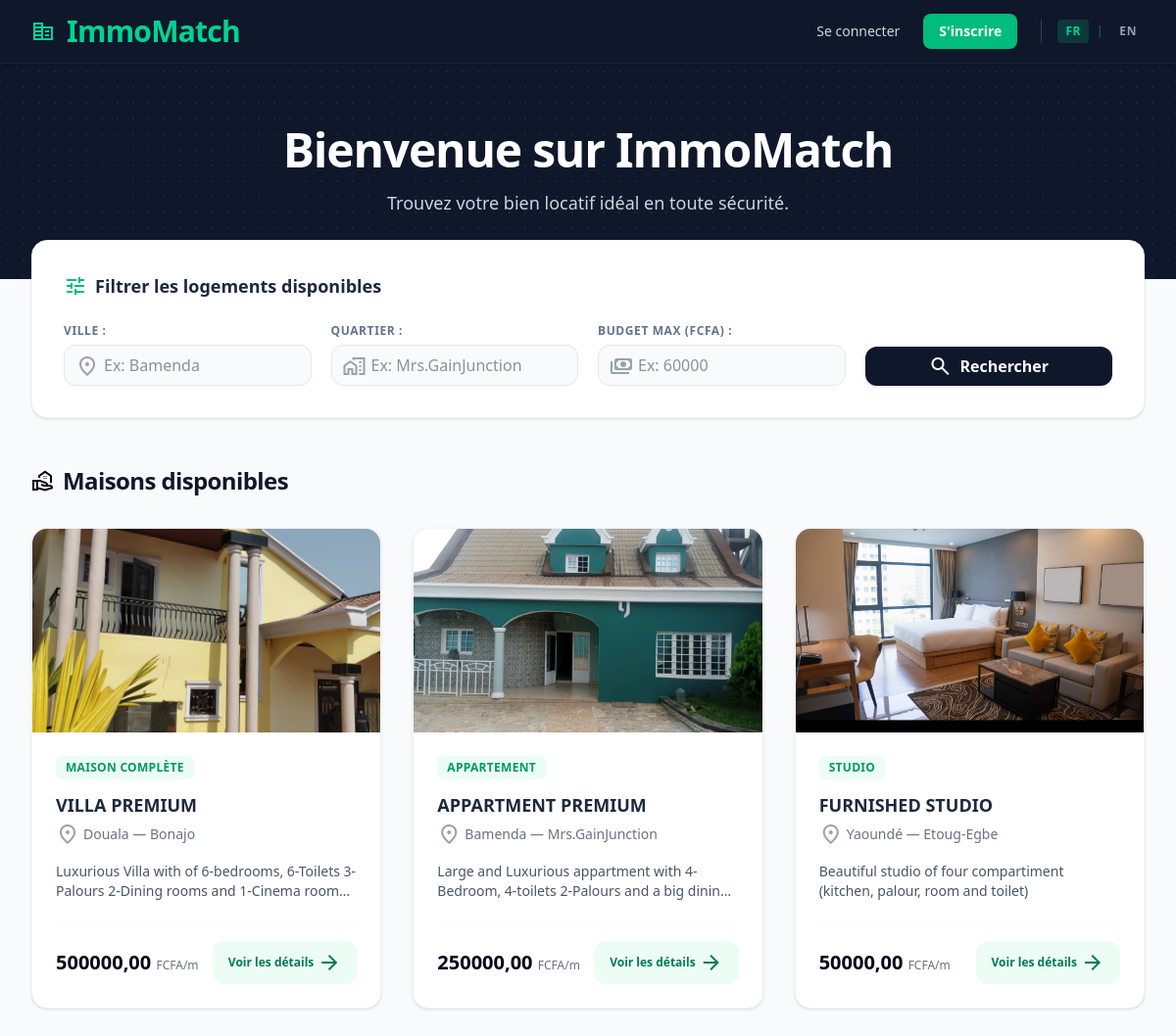
The page / on the database its author committed.
### listings/models.py (models this page shows, shortened)
class House(models.Model):
    PROPERTY_TYPES = [
        ('studio', 'Studio'),
        ('apartment', 'Appartement'),
        ('house', 'Maison Complète'),
        ('room', 'Chambre'),
    ]
    title = models.CharField(max_length=200)
    description = models.TextField()
    city = models.CharField(max_length=100)
    neighborhood = models.CharField(max_length=100)
    price = models.DecimalField(max_digits=10, decimal_places=2)
    property_type = models.CharField(max_length=20, choices=PROPERTY_TYPES)
    main_image = models.ImageField(upload_to='houses/main/', blank=True, null=True)
    agent_phone = models.CharField(max_length=20)
    created_at = models.DateTimeField(auto_now_add=True)

### listings/views.py (the view)
# urls.py: path('', views.house_list, name='house_list'),
def house_list(request):
    houses = House.objects.all()
    lang = request.GET.get('lang', request.session.get('django_language', 'fr'))
    if lang not in ['fr', 'en']:
        lang = 'fr'
    request.session['django_language'] = lang
    text = TRANSLATIONS[lang]
    city_query = request.GET.get('city', '').strip()
    neighborhood_query = request.GET.get('neighborhood', '').strip()
    price_max_query = request.GET.get('price_max', '').strip()
    if city_query:
        houses = houses.filter(city__icontains=city_query)
    if neighborhood_query:
        houses = houses.filter(neighborhood__icontains=neighborhood_query)
    if price_max_query:
        try:
            houses = houses.filter(price__lte=float(price_max_query))
        except ValueError:
            pass
    context = {
        'houses': houses,
        'city_query': city_query,
        'neighborhood_query': neighborhood_query,
        'price_max_query': price_max_query,
        'text': text,
        'current_lang': lang,
    }
    return render(request, 'listings/house_list.html', context)

### listings/templates/listings/house_list.html (shortened to what this page needs)
<!DOCTYPE html>
<html lang="{{ current_lang }}">
<head>
    <script src="https://cdn.jsdelivr.net/npm/@tailwindcss/browser@4"></script>
</head>
<body class="bg-gray-50 text-gray-800 font-sans antialiased">
    <nav class="bg-slate-900 text-white shadow-md sticky top-0 z-50">
        <div class="max-w-7xl mx-auto px-4 sm:px-6 lg:px-8">
            <div class="flex justify-between h-16 items-center">
               <a href="{% url 'listings:house_list' %}" class="flex items-center gap-3 text-3xl font-black tracking-tight text-emerald-400 hover:text-emerald-300 transition duration-200">
                    <span class="material-symbols-outlined text-4xl">corporate_fare</span>
                    ImmoMatch
                </a>
                <div class="flex items-center gap-6">
                    {% if user.is_authenticated %}
                        <div class="hidden sm:flex flex-col text-right">
                            <span class="text-xs text-slate-400">{{ text.welcome }},</span>
                            <span class="text-sm font-semibold text-emerald-400">{{ user.username }}</span>
                        </div>
                        <form method="post" action="{% url 'listings:logout' %}" class="m-0">
                            {% csrf_token %}
                            <button type="submit" class="flex items-center gap-1 bg-red-600 hover:bg-red-700 text-white text-sm font-medium py-2 px-4 rounded-lg transition duration-200 shadow-sm cursor-pointer">
                                <span class="material-symbols-outlined text-sm">logout</span>
                                {{ text.logout }}
                            </button>
                        </form>
                    {% else %}
                        <a href="{% url 'listings:login' %}" class="text-sm font-medium text-slate-300 hover:text-white transition">{{ text.login }}</a>
                        <a href="{% url 'listings:register' %}" class="bg-emerald-500 hover:bg-emerald-600 text-white text-sm font-semibold py-2 px-4 rounded-lg transition shadow-sm">{{ text.register }}</a>
                    {% endif %}
                    <div class="border-l border-slate-700 pl-4 flex items-center gap-2 text-xs font-bold tracking-wider">
                        <a href="?lang=fr" class="px-2 py-1 rounded {% if current_lang == 'fr' %}bg-emerald-500/20 text-emerald-400{% else %}text-slate-400 hover:text-white{% endif %} transition">FR</a>
                        <span class="text-slate-700">|</span>
                        <a href="?lang=en" class="px-2 py-1 rounded {% if current_lang == 'en' %}bg-emerald-500/20 text-emerald-400{% else %}text-slate-400 hover:text-white{% endif %} transition">EN</a>
                    </div>
                </div>
            </div>
        </div>
    </nav>
    <header class="bg-slate-900 text-white py-16 px-4 border-t border-slate-800 text-center relative overflow-hidden">
        <div class="absolute inset-0 opacity-10 bg-[radial-gradient(#34d399_1px,transparent_1px)] [background-size:16px_16px]"></div>
        <div class="max-w-3xl mx-auto relative z-10">
            <h1 class="text-4xl sm:text-5xl font-black tracking-tight mb-4">{{ text.main_welcome }}</h1>
            <p class="text-lg text-slate-300 max-w-xl mx-auto">{{ text.subtitle }}</p>
        </div>
    </header>
    <main class="max-w-7xl mx-auto px-4 sm:px-6 lg:px-8 py-10">
        <section class="bg-white rounded-2xl shadow-sm border border-gray-100 p-6 sm:p-8 -mt-20 relative z-20 mb-12">
            <h3 class="text-lg font-bold text-slate-800 mb-6 flex items-center gap-2">
                <span class="material-symbols-outlined text-emerald-500">tune</span>
                {{ text.filter_title }}
            </h3>
            <form method="get" action="{% url 'listings:house_list' %}" class="grid grid-cols-1 sm:grid-cols-2 lg:grid-cols-4 gap-5 items-end">
                <div class="flex flex-col gap-1.5">
                    <label for="city" class="text-xs font-bold text-slate-500 uppercase tracking-wider">{{ text.label_city }}</label>
                    <div class="relative">
                        <span class="material-symbols-outlined absolute left-3 top-2.5 text-gray-400 text-lg">location_on</span>
                        <input type="text" id="city" name="city" value="{{ city_query }}" placeholder="Ex: Bamenda" class="w-full pl-10 pr-4 py-2 bg-gray-50 border border-gray-200 rounded-xl focus:bg-white focus:ring-2 focus:ring-emerald-400 focus:border-emerald-400 outline-none transition">
                    </div>
                </div>
                <div class="flex flex-col gap-1.5">
                    <label for="neighborhood" class="text-xs font-bold text-slate-500 uppercase tracking-wider">{{ text.label_neighborhood }}</label>
                    <div class="relative">
                        <span class="material-symbols-outlined absolute left-3 top-2.5 text-gray-400 text-lg">maps_home_work</span>
                        <input type="text" id="neighborhood" name="neighborhood" value="{{ neighborhood_query }}" placeholder="Ex: Mrs.GainJunction" class="w-full pl-10 pr-4 py-2 bg-gray-50 border border-gray-200 rounded-xl focus:bg-white focus:ring-2 focus:ring-emerald-400 focus:border-emerald-400 outline-none transition">
                    </div>
                </div>
                <div class="flex flex-col gap-1.5">
                    <label for="price_max" class="text-xs font-bold text-slate-500 uppercase tracking-wider">{{ text.label_budget }}</label>
                    <div class="relative">
                        <span class="material-symbols-outlined absolute left-3 top-2.5 text-gray-400 text-lg">payments</span>
                        <input type="number" id="price_max" name="price_max" value="{{ price_max_query }}" placeholder="Ex: 60000" class="w-full pl-10 pr-4 py-2 bg-gray-50 border border-gray-200 rounded-xl focus:bg-white focus:ring-2 focus:ring-emerald-400 focus:border-emerald-400 outline-none transition">
                    </div>
                </div>
                <div class="flex gap-3">
                    <button type="submit" class="flex-1 bg-slate-900 hover:bg-slate-800 text-white font-bold h-10 px-6 rounded-xl shadow-sm transition flex items-center justify-center gap-2 cursor-pointer">
                        <span class="material-symbols-outlined text-lg">search</span>
                        {{ text.btn_search }}
                    </button>
                </div>
            </form>
        </section>
        <h2 class="text-2xl font-black text-slate-900 mb-8 tracking-tight flex items-center gap-2">
            <span class="material-symbols-outlined text-slate-950">real_estate_agent</span>
            {{ text.section_title }}
        </h2>
        {% if houses %}
            <div class="grid grid-cols-1 md:grid-cols-2 lg:grid-cols-3 gap-8">
            {% for house in houses %}
                <div class="bg-white rounded-2xl shadow-sm border border-gray-100 overflow-hidden hover:shadow-md transition duration-300 flex flex-col group">
                    <div class="relative overflow-hidden bg-gray-100 h-52">
                        {% if house.main_image %}
                            <img src="{{ house.main_image.url }}" alt="{{ house.title }}" class="w-full h-full object-cover group-hover:scale-105 transition duration-500">
                        {% else %}
                            <div class="w-full h-full flex flex-col items-center justify-center text-gray-400 gap-2 text-sm font-medium">
                                <span class="material-symbols-outlined text-4xl">hide_image</span>
                                {{ text.no_image }}
                            </div>
                        {% endif %}
                    </div>
                    <div class="p-6 flex flex-col flex-1">
                        <span class="inline-block text-xs font-bold tracking-wide uppercase text-emerald-600 bg-emerald-50 px-2.5 py-1 rounded-md mb-3 self-start">
                            {{ house.get_property_type_display }}
                        </span>
                        <h3 class="text-lg font-bold text-slate-800 line-clamp-1 mb-1">{{ house.title }}</h3>
                        <p class="text-sm text-gray-500 flex items-center gap-1 mb-4">
                            <span class="material-symbols-outlined text-sm text-gray-400">location_on</span>
                            {{ house.city }} — {{ house.neighborhood }}
                        </p>
                        <p class="text-gray-600 text-sm line-clamp-2 mb-6 flex-1">{{ house.description }}</p>
                        <div class="flex items-center justify-between border-t border-gray-50 pt-4 mt-auto">
                            <span class="text-xl font-extrabold text-slate-950">{{ house.price }} <span class="text-xs font-normal text-gray-500">FCFA/m</span></span>
                            <a href="{% url 'listings:house_detail' house.pk %}" class="inline-flex items-center gap-1 bg-emerald-50 hover:bg-emerald-100 text-emerald-700 font-bold text-xs py-2.5 px-4 rounded-xl transition">
                                {{ text.btn_details }}
                                <span class="material-symbols-outlined text-sm">arrow_forward</span>
                            </a>
                        </div>
                    </div>
                </div>
            {% endfor %}
            </div>
        {% else %}
            <div class="bg-amber-50 border-l-4 border-amber-500 text-amber-900 rounded-xl p-5 flex items-start gap-3">
                <span class="material-symbols-outlined text-amber-600 mt-0.5">warning</span>
                <p class="text-sm font-medium">{{ text.no_results }}</p>
            </div>
        {% endif %}
    </main>
</body>
</html>

### rows shown on the page
House: main_image (picture), property_type "MAISON COMPLÈTE", title "VILLA PREMIUM", city "Douala", neighborhood "Bonajo", description "Luxurious Villa with of 6-bedrooms, 6-Toilets 3-Palours 2-Dining rooms and 1-Cinema…", price "500000,00", btn_details "Voir les détails"
House: main_image (picture), property_type "APPARTEMENT", title "APPARTMENT PREMIUM", city "Bamenda", neighborhood "Mrs.GainJunction", description "Large and Luxurious appartment with 4-Bedroom, 4-toilets 2-Palours and a big…", price "250000,00", btn_details "Voir les détails"
House: main_image (picture), property_type "STUDIO", title "FURNISHED STUDIO", city "Yaoundé", neighborhood "Etoug-Egbe", description "Beautiful studio of four compartiment (kitchen, palour, room and toilet)", price "50000,00", btn_details "Voir les détails"

### other values the page prints
{{ text.login }} "Se connecter"
{{ text.register }} "S'inscrire"
{{ text.main_welcome }} "Bienvenue sur ImmoMatch"
{{ text.subtitle }} "Trouvez votre bien locatif idéal en toute sécurité."
{{ text.filter_title }} "Filtrer les logements disponibles"
{{ text.label_city }} "VILLE :"
{{ text.label_neighborhood }} "QUARTIER :"
{{ text.label_budget }} "BUDGET MAX (FCFA) :"
{{ text.btn_search }} "Rechercher"
{{ text.section_title }} "Maisons disponibles"
